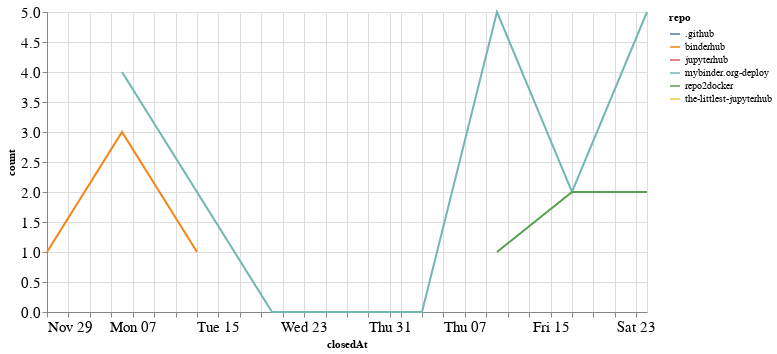

Notebook code for this chart:
### Code cell
closed_by_time = closed_by.groupby('repo').resample('W', on='closedAt').count()['author'].reset_index()
closed_by_time = closed_by_time.rename(columns={'author': 'count'})

alt.Chart(closed_by_time, width=600).mark_line().encode(
    x='closedAt',
    y='count',
    color='repo',
    tooltip="repo"
)

### Figure 1 — Vega-Lite specification as saved in the notebook (floating-point values rounded to 4 significant figures)
{"config": {"axisLeft": {"labelFontSize": 15}, "axisBottom": {"labelFontSize": 15}}, "data": {"name": "data-367c4c9699d02c5528df1717478d5f64"}, "mark": "line", "encoding": {"color": {"type": "nominal", "field": "repo"}, "tooltip": {"type": "nominal", "field": "repo"}, "x": {"type": "temporal", "field": "closedAt"}, "y": {"type": "quantitative", "field": "count"}}, "width": 600, "$schema": "https://vega.github.io/schema/vega-lite/v4.8.1.json", "datasets": {"data-367c4c9699d02c5528df1717478d5f64": [{"repo": ".github", "closedAt": "2020-12-06T00:00:00", "count": 1}, {"repo": "binderhub", "closedAt": "2020-11-29T00:00:00", "count": 1}, {"repo": "binderhub", "closedAt": "2020-12-06T00:00:00", "count": 3}, {"repo": "binderhub", "closedAt": "2020-12-13T00:00:00", "count": 1}, {"repo": "jupyterhub", "closedAt": "2020-12-06T00:00:00", "count": 1}, {"repo": "mybinder.org-deploy", "closedAt": "2020-12-06T00:00:00", "count": 4}, {"repo": "mybinder.org-deploy", "closedAt": "2020-12-13T00:00:00", "count": 2}, {"repo": "mybinder.org-deploy", "closedAt": "2020-12-20T00:00:00", "count": 0}, {"repo": "mybinder.org-deploy", "closedAt": "2020-12-27T00:00:00", "count": 0}, {"repo": "mybinder.org-deploy", "closedAt": "2021-01-03T00:00:00", "count": 0}, {"repo": "mybinder.org-deploy", "closedAt": "2021-01-10T00:00:00", "count": 5}, {"repo": "mybinder.org-deploy", "closedAt": "2021-01-17T00:00:00", "count": 2}, {"repo": "mybinder.org-deploy", "closedAt": "2021-01-24T00:00:00", "count": 5}, {"repo": "repo2docker", "closedAt": "2021-01-10T00:00:00", "count": 1}, {"repo": "repo2docker", "closedAt": "2021-01-17T00:00:00", "count": 2}, {"repo": "repo2docker", "closedAt": "2021-01-24T00:00:00", "count": 2}, {"repo": "the-littlest-jupyterhub", "closedAt": "2021-01-24T00:00:00", "count": 1}]}}
